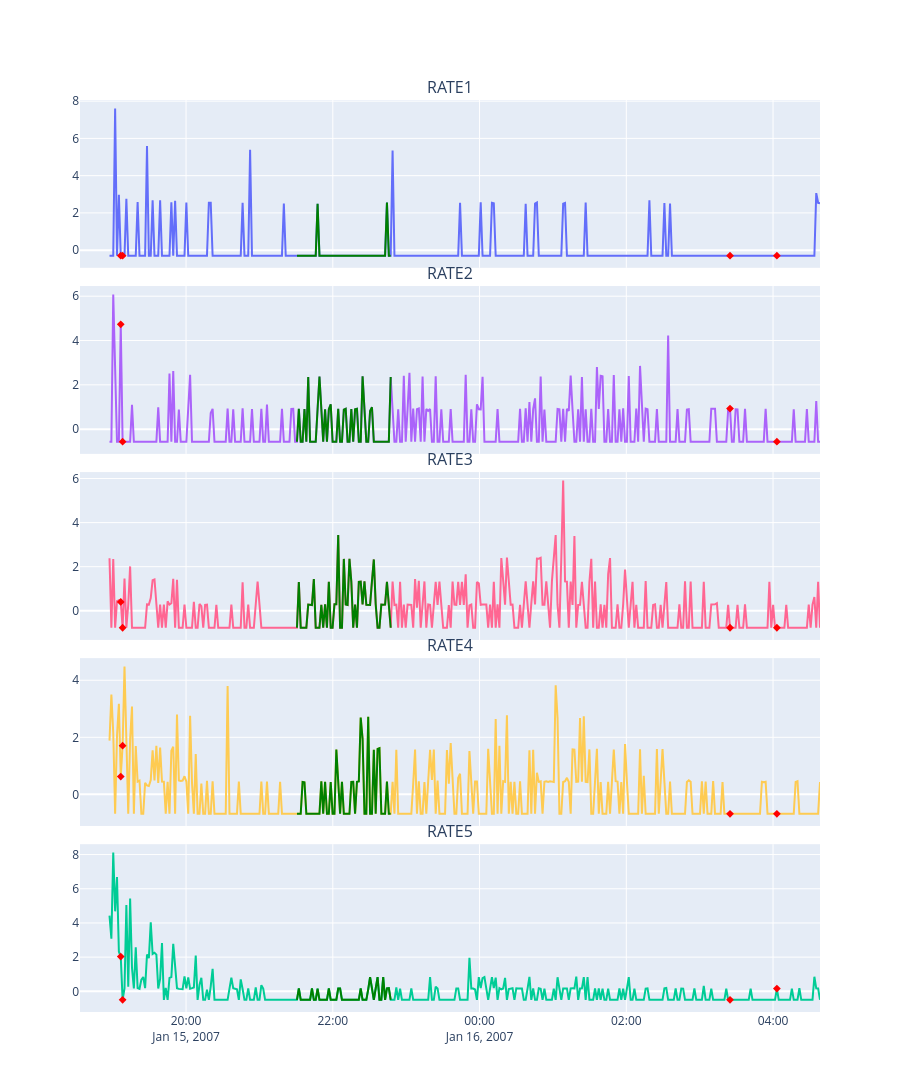

Write notebook code for a chart like this one.
### Code cell
trapallada.plot.full_signals('0404720301/P0404720301PNX000SRCTSR8001', pathlib.Path(tmp_output_dir) / 'sample' / 'full_signals', *signals_df.index[[100, 150]])
